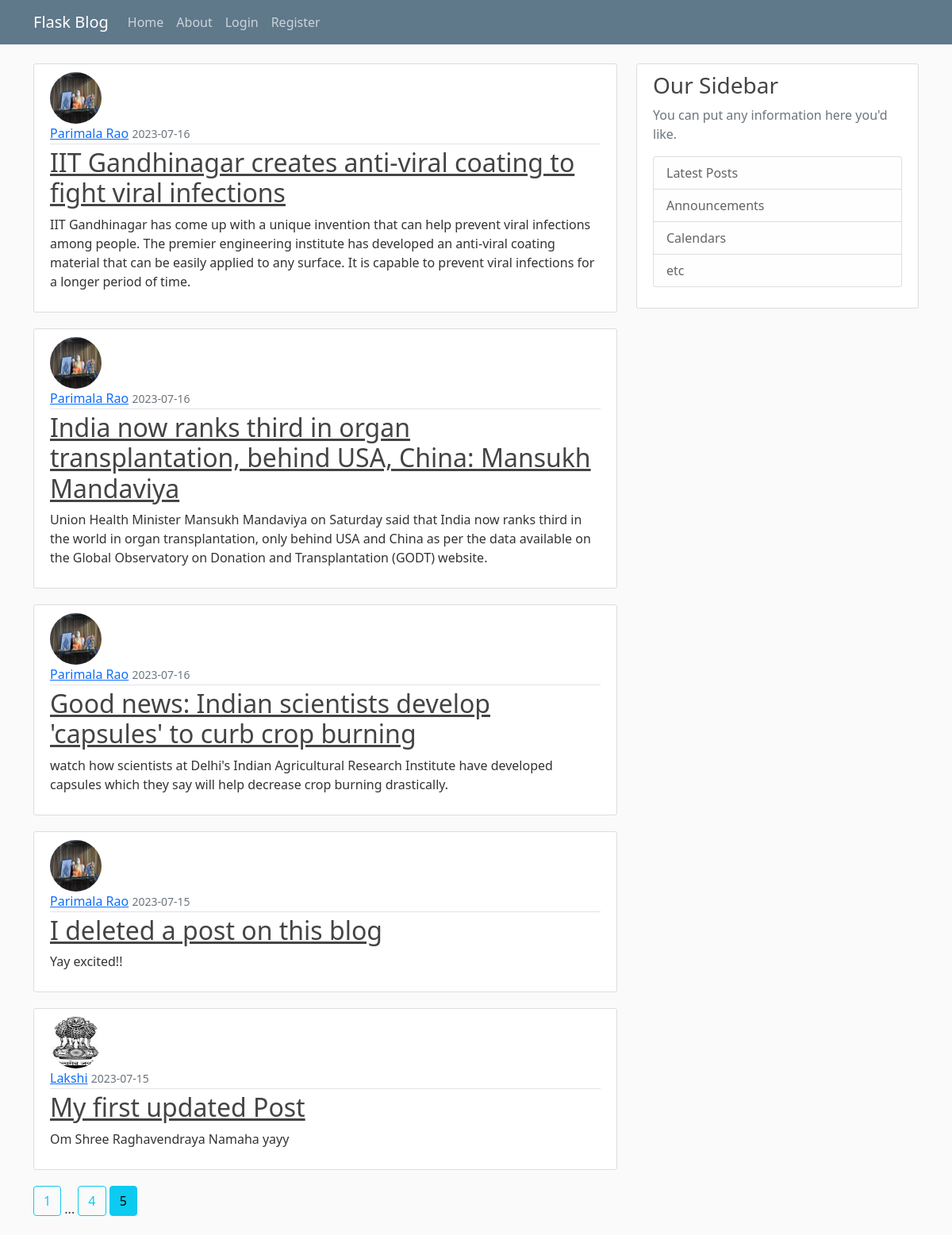
/home?page=5, run on the app's committed database.
### flaskblog/models.py (models this page shows, shortened)
class Post(db.Model):
    id = db.Column(db.Integer, primary_key=True)
    title = db.Column(db.String(100), nullable=False)
    date_posted = db.Column(db.DateTime, nullable=False, default=datetime.utcnow)
    content = db.Column(db.Text, nullable=False)
    user_id = db.Column(db.Integer, db.ForeignKey('user.id'), nullable=False)

class User(db.Model, UserMixin):
    id = db.Column(db.Integer, primary_key=True)
    username = db.Column(db.String(20), unique=True, nullable=False)
    email = db.Column(db.String(120), unique=True, nullable=False)
    image_file = db.Column(db.String(20), nullable=False, default='default.jpg')
    password = db.Column(db.String(60), nullable=False)
    posts = db.relationship('Post', backref='author', lazy=True)

### flaskblog/main/routes.py (the view)
@main.route("/")
@main.route("/home")
def home():
    page = request.args.get('page', 1, type=int)
    posts = Post.query.order_by(Post.date_posted.desc()).paginate(page=page, per_page=5)
    return render_template('home.html', posts=posts)

### flaskblog/templates/home.html
{% extends "layout.html" %}
{% block content %}
    {% for post in posts.items %}
        <article class="media content-section">
          <img class="rounded-circle article-img" src="{{ url_for('static', filename='profile_pics/' + post.author.image_file) }}">
          <div class="media-body">
            <div class="article-metadata">
              <a class="mr-2" href="{{ url_for('users.user_posts', username=post.author.username) }}">{{ post.author.username }}</a>
              <small class="text-muted">{{ post.date_posted.strftime('%Y-%m-%d') }}</small>
            </div>
            <h2><a class="article-title" href="{{ url_for('posts.post', post_id=post.id) }}">{{ post.title }}</a></h2>
            <p class="article-content">{{ post.content }}</p>
          </div>
        </article>
    {% endfor %}
    {% for page_num in posts.iter_pages(left_edge=1, right_edge=1, left_current=1, right_current=2) %}
      {% if page_num %}
        {% if posts.page == page_num %}
          <a class="btn btn-info mb-4" href="{{ url_for('main.home', page=page_num) }}">{{ page_num }}</a>
        {% else %}
          <a class="btn btn-outline-info mb-4" href="{{ url_for('main.home', page=page_num) }}">{{ page_num }}</a>
        {% endif %}
      {% else %}
        ...
      {% endif %}
    {% endfor %}
{% endblock content %}

### flaskblog/static/main.css (style rules this page uses)
body { background: #fafafa; color: #333333; margin-top: 5rem; }
h1, h2, h3, h4, h5, h6 { color: #444444; }
.content-section { background: #ffffff; padding: 10px 20px; border: 1px solid #dddddd; border-radius: 3px; margin-bottom: 20px; }
.article-title { color: #444444; }
.article-content { white-space: pre-line; }
.article-img { height: 65px; width: 65px; margin-right: 16px; }
.article-metadata { padding-bottom: 1px; margin-bottom: 4px; border-bottom: 1px solid #e3e3e3 }

### data on the page
Post: image_file (picture), author.username "Parimala Rao", date_posted "2023-07-16", title "IIT Gandhinagar creates anti-viral coating to fight viral infections", content "IIT Gandhinagar has come up with a unique invention that can help prevent viral infections among people. The premier engineering institute has developed an anti-viral coating material that can be easily applied to any surface. It is capable to prevent viral infections for a longer period of time."
Post: image_file (picture), author.username "Parimala Rao", date_posted "2023-07-16", title "India now ranks third in organ transplantation, behind USA, China: Mansukh Mandaviya", content "Union Health Minister Mansukh Mandaviya on Saturday said that India now ranks third in the world in organ transplantation, only behind USA and China as per the data available on the Global Observatory on Donation and Transplantation (GODT) website."
Post: image_file (picture), author.username "Parimala Rao", date_posted "2023-07-16", title "Good news: Indian scientists develop 'capsules' to curb crop burning", content "watch how scientists at Delhi's Indian Agricultural Research Institute have developed capsules which they say will help decrease crop burning drastically."
Post: image_file (picture), author.username "Parimala Rao", date_posted "2023-07-15", title "I deleted a post on this blog", content "Yay excited!!"
Post: image_file (picture), author.username "Lakshi", date_posted "2023-07-15", title "My first updated Post", content "Om Shree Raghavendraya Namaha yayy"

### other printed values
{{ page_num }} "1" "4"
{{ page_num }} "5"
